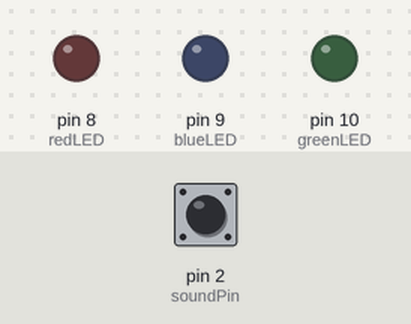
A sketch run on a simulated Arduino Uno, built with avr-gcc and run on an emulated ATmega328P. Shown: output pins drawn as LEDs (lit = HIGH). The inputs (shaded band) are chosen by the test bench; at power-on: pin 2 (soundPin) HIGH. What the sketch prints to the serial monitor is not drawn.

Above: at 1.2 s.
1.3 s: pin 2 (soundPin) driven LOW
3.0 s: pin 2 (soundPin) driven HIGH
6.0 s: pin 2 (soundPin) pulsed LOW 2 times (0.12 s each, 0.3 s apart)
At 9.0 s:
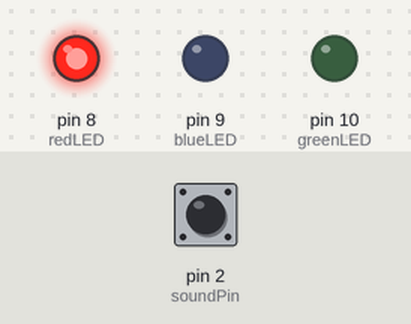
Timing chart, 0 to 11.4 s (numbered marks = the images above; inputs shaded):
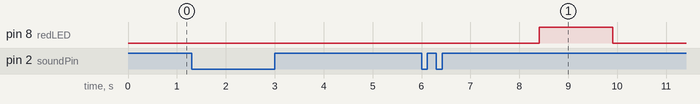

Measured:
- after the input at 1.3 s, every drawn part: stays the same
- after the input at 3.0 s, every drawn part: stays the same
- after the input at 6.0 s, pin 8 (redLED): LOW → HIGH after 2.4 s, → LOW 1.5 s later

The sketch:

sequence_simulation.ino
```cpp
const int soundPin = 2;
const int redLED = 8;
const int blueLED = 9;
const int greenLED = 10;

unsigned long lastClapTime = 0;
unsigned long clapWindow = 2000; // 2 seconds

int clapCount = 0;

void setup() {
  Serial.begin(9600);

  pinMode(soundPin, INPUT);
  pinMode(redLED, OUTPUT);
  pinMode(blueLED, OUTPUT);
  pinMode(greenLED, OUTPUT);

  Serial.println("Clap–Color Memory System Ready");
}

void loop() {
  if (digitalRead(soundPin) == LOW) {
    clapCount++;
    lastClapTime = millis();

    Serial.print("Clap detected. Count: ");
    Serial.println(clapCount);

    delay(200); // debounce
  }

  if (clapCount > 0 && millis() - lastClapTime > clapWindow) {
    showColor(clapCount);
    clapCount = 0;
  }
}

void showColor(int claps) {
  clearLEDs();

  Serial.print("Final clap count: ");
  Serial.println(claps);

  switch (claps) {
    case 1:
      digitalWrite(redLED, HIGH);
      Serial.println("Color: RED");
      break;

    case 2:
      digitalWrite(blueLED, HIGH);
      Serial.println("Color: BLUE");
      break;

    case 3:
      digitalWrite(greenLED, HIGH);
      Serial.println("Color: GREEN");
      break;

    default:
      Serial.println("No color mapped.");
      break;
  }

  delay(1500);
  clearLEDs();
}

void clearLEDs() {
  digitalWrite(redLED, LOW);
  digitalWrite(blueLED, LOW);
  digitalWrite(greenLED, LOW);
}
```
